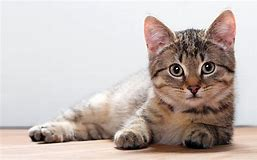
#> input picture sample_data/cat.jpg, 257 x 160 px
$ python imagefile.py
#> lines starting #> are read from the running program, lines starting #| are printed output that depends on the picture
import cv2
#import math
#import numpy as np

file_src = './sample_data/cat.jpg'
file_dst = './output_data/dst.png'

img_src = cv2.imread(file_src, 1) # 入力画像の読み込み
#> img_src is the input picture: shape (160, 257, 3); mean B, G, R 180.2, 184.9, 196.6

cv2.namedWindow('src')
cv2.namedWindow('dst')

# ここに核となる処理を記述する
img_dst = cv2.flip(img_src, flipCode = 0) # 垂直反転
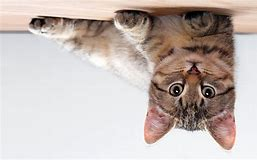
#> img_dst: shape (160, 257, 3); mean B, G, R 180.2, 184.9, 196.6

cv2.imshow('src', img_src) # 入力画像を表示
cv2.imshow('dst', img_dst) # 出力画像を表示
cv2.imwrite(file_dst,img_dst) # 処理結果の保存
cv2.waitKey(0) # キー入力待ち
cv2.destroyAllWindows()

$ run again, with sample_data/HappyFish.jpg copied over sample_data/cat.jpg
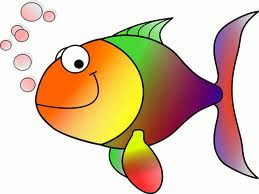
#> input picture sample_data/HappyFish.jpg, 259 x 194 px
#> img_src is the input picture: shape (194, 259, 3); mean B, G, R 170.8, 196.4, 219.3
#> `img_dst = cv2.flip(img_src, flipCode = 0)`:
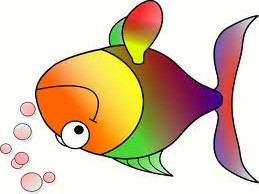
#> img_dst: shape (194, 259, 3); mean B, G, R 170.8, 196.4, 219.3
